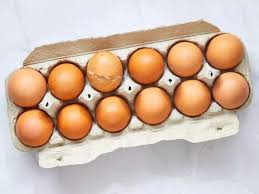
#> input picture AI-main/demtrung/Eggs-Counting-on-a-Conveyor-Belt-using-OpenCV-main/dialogs/images1.jpeg, 259 x 194 px, found by its file name
$ python nhap1.py
#> lines starting #> are read from the running program, lines starting #| are printed output that depends on the picture; after the words box and inside, x2 and y2 are one past the last pixel; in counts of white or black regions, pixels touching at a corner belong together
import cv2
import numpy as np

# Bước 1: Đọc ảnh đầu vào
image = cv2.imread('K:\hoccode\AI-main\AI-main\demtrung\Eggs-Counting-on-a-Conveyor-Belt-using-OpenCV-main\dialogs\images1.jpeg')
#> image is the input picture: shape (194, 259, 3); mean B, G, R 167.5, 183.8, 208.1

# Bước 2: Chuyển đổi ảnh sang không gian màu xám
gray = cv2.cvtColor(image, cv2.COLOR_BGR2GRAY)
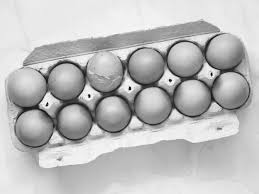
#> gray: shape (194, 259); min 1, max 254, mean 189.2

# Bước 3: Làm mờ ảnh để giảm nhiễu
blurred = cv2.GaussianBlur(gray, (11, 11), 0)
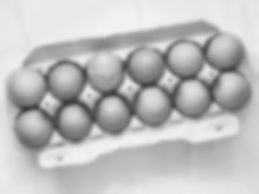
#> blurred: shape (194, 259); min 57, max 242, mean 189.2

# Bước 4: Áp dụng ngưỡng nhị phân (Thresholding)
_, thresh = cv2.threshold(blurred, 200, 255, cv2.THRESH_BINARY_INV)
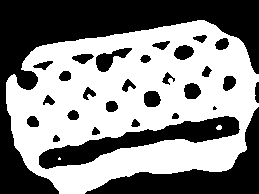
#> thresh: shape (194, 259); 53.5% white; 29 black regions (1 under 20 px), largest, box (x1, y1, x2, y2) and area: (0, 0, 259, 194) 12863, (85, 107, 259, 194) 4265, (39, 116, 240, 169) 3411

# Bước 5: Sử dụng phép biến đổi hình thái học để loại bỏ nhiễu (Morphological Transformations)
kernel = np.ones((5, 5), np.uint8)
closing = cv2.morphologyEx(thresh, cv2.MORPH_CLOSE, kernel)
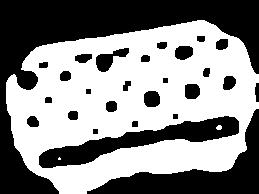
#> closing: shape (194, 259); 54.5% white; 27 black regions

# Bước 6: Tìm các đường viền (Contours) của các vật thể
contours, _ = cv2.findContours(closing.copy(), cv2.RETR_EXTERNAL, cv2.CHAIN_APPROX_SIMPLE)
#> contours = 1 contour; box (x1, y1, x2, y2) and area: (6, 20, 259, 194) 32698

# Bước 7: Khởi tạo bộ đếm trứng
egg_count = 0

# Bước 8: Duyệt qua các đường viền để nhận diện và đếm trứng
for contour in contours:
    # Xác định hình elip hoặc hình tròn bao quanh vật thể
    if len(contour) >= 5:  # Đảm bảo có đủ điểm để khớp hình elip
        ellipse = cv2.fitEllipse(contour)
        (x, y), (major_axis, minor_axis), angle = ellipse

        # Xác định kích thước và hình dạng trứng dựa trên tỉ lệ giữa các trục
        aspect_ratio = major_axis / minor_axis
        if 0.8 <= aspect_ratio <= 1.2:  # Điều kiện để xác định trứng có hình elip hoặc gần tròn
            egg_count += 1
            # Vẽ hình elip bao quanh trứng
            cv2.ellipse(image, ellipse, (0, 255, 0), 2)
#> this loop made 1 pass
#> (x, y, major_axis, minor_axis, angle, aspect_ratio) on pass 1: (134.7, 104.8, 163.5, 264.8, 81.52, 0.617)
#> after the loop, egg_count = 0

# Bước 9: Hiển thị số lượng trứng lên ảnh
cv2.putText(image, f'Egg Count: {egg_count}', (10, 30), cv2.FONT_HERSHEY_SIMPLEX, 1, (255, 0, 0), 2)
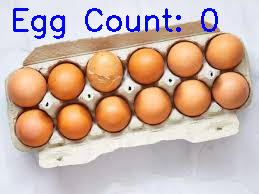
#> image: shape (194, 259, 3); 2.66% of pixels changed, all inside (x1, y1, x2, y2) = (13, 8, 218, 39)

# Bước 10: Hiển thị kết quả
cv2.imshow('Egg Detection', image)
cv2.waitKey(0)
cv2.destroyAllWindows()

$ run again, with AI-main/demtrung/Eggs-Counting-on-a-Conveyor-Belt-using-OpenCV-main/dialogs/images.jpeg copied over AI-main/demtrung/Eggs-Counting-on-a-Conveyor-Belt-using-OpenCV-main/dialogs/images1.jpeg
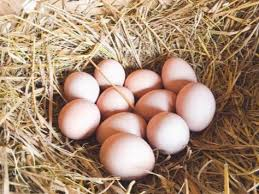
#> input picture AI-main/demtrung/Eggs-Counting-on-a-Conveyor-Belt-using-OpenCV-main/dialogs/images.jpeg, 259 x 194 px, found by its file name
#> image is the input picture: shape (194, 259, 3); mean B, G, R 117.6, 140.5, 169.5
#> `_, thresh = cv2.threshold(blurred, 200, 255, cv2.THRESH_BINARY_INV)`:
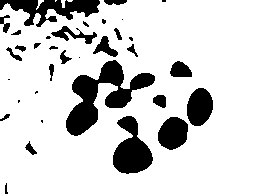
#> thresh: shape (194, 259); 83% white; 34 black regions (11 under 20 px), largest, box (x1, y1, x2, y2) and area: (66, 60, 155, 136) 2540, (113, 116, 153, 174) 1384, (0, 0, 100, 27) 1333
#> closing: shape (194, 259); 85% white; 20 black regions
#> contours = 2 contours; box (x1, y1, x2, y2) and area: (0, 0, 259, 194) 48490, (55, 0, 73, 8) 26
#> the loop `for contour in contours:` made 2 passes
#> (x, y, major_axis, minor_axis, angle, aspect_ratio) on passes 1 to 2: (60.81, 3.35, 6.63, 40.08, 90.36, 0.165), (116.8, 103, 192.4, 1800.9, 88.07, 0.107)
#> after the loop `for contour in contours:`: egg_count = 0
#> `cv2.putText(image, f'Egg Count: {egg_count}', (10, 30), cv2.FONT_HERSH..`:
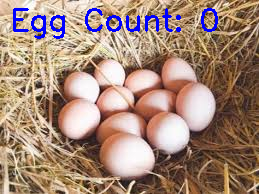
#> image: shape (194, 259, 3); 2.66% of pixels changed, all inside (x1, y1, x2, y2) = (13, 8, 218, 39)
